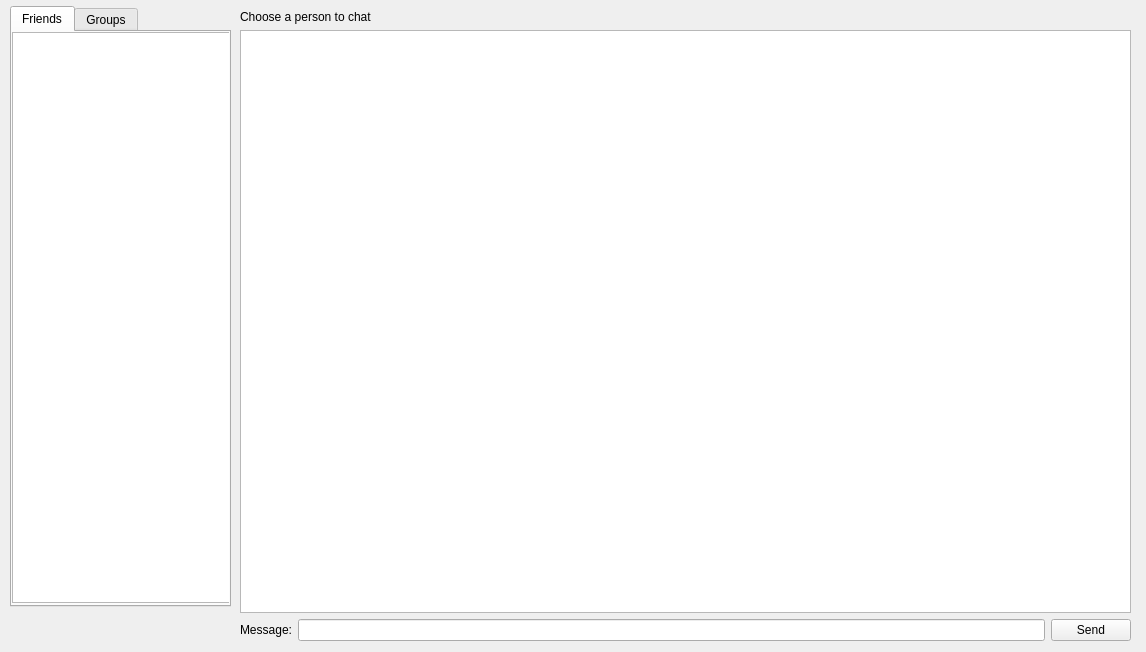
<?xml version="1.0" encoding="UTF-8"?>
<ui version="4.0">
 <class>ChatWindow</class>
 <widget class="QWidget" name="ChatWindow">
  <property name="geometry">
   <rect>
    <x>0</x>
    <y>0</y>
    <width>1146</width>
    <height>652</height>
   </rect>
  </property>
  <property name="windowTitle">
   <string>Aloo!</string>
  </property>
  <property name="windowIcon">
   <iconset>
    <normaloff>chat.png</normaloff>chat.png</iconset>
  </property>
  <widget class="QTabWidget" name="tabWidget">
   <property name="geometry">
    <rect>
     <x>10</x>
     <y>6</y>
     <width>221</width>
     <height>601</height>
    </rect>
   </property>
   <property name="currentIndex">
    <number>0</number>
   </property>
   <widget class="QWidget" name="tab">
    <property name="accessibleName">
     <string/>
    </property>
    <attribute name="title">
     <string>Friends</string>
    </attribute>
    <widget class="QListWidget" name="listWidget">
     <property name="geometry">
      <rect>
       <x>0</x>
       <y>0</y>
       <width>221</width>
       <height>571</height>
      </rect>
     </property>
    </widget>
   </widget>
   <widget class="QWidget" name="tab_2">
    <attribute name="title">
     <string>Groups</string>
    </attribute>
    <widget class="QListWidget" name="listWidget_2">
     <property name="geometry">
      <rect>
       <x>0</x>
       <y>0</y>
       <width>221</width>
       <height>571</height>
      </rect>
     </property>
    </widget>
   </widget>
  </widget>
  <widget class="QWidget" name="">
   <property name="geometry">
    <rect>
     <x>240</x>
     <y>10</y>
     <width>891</width>
     <height>631</height>
    </rect>
   </property>
   <layout class="QVBoxLayout" name="verticalLayout_3">
    <item>
     <widget class="QLabel" name="label_3">
      <property name="text">
       <string>Choose a person to chat</string>
      </property>
     </widget>
    </item>
    <item>
     <layout class="QVBoxLayout" name="verticalLayout_2">
      <item>
       <widget class="QTextEdit" name="convBox">
        <property name="maximumSize">
         <size>
          <width>16777215</width>
          <height>16777215</height>
         </size>
        </property>
        <property name="readOnly">
         <bool>true</bool>
        </property>
       </widget>
      </item>
      <item>
       <layout class="QHBoxLayout" name="horizontalLayout_2">
        <item>
         <widget class="QLabel" name="label_4">
          <property name="text">
           <string>Message:</string>
          </property>
         </widget>
        </item>
        <item>
         <widget class="QLineEdit" name="messageBox"/>
        </item>
        <item>
         <widget class="QPushButton" name="sendButton">
          <property name="text">
           <string>Send</string>
          </property>
          <property name="icon">
           <iconset>
            <normaloff>chat.png</normaloff>chat.png</iconset>
          </property>
         </widget>
        </item>
       </layout>
      </item>
     </layout>
    </item>
   </layout>
  </widget>
 </widget>
 <resources/>
 <connections/>
</ui>
